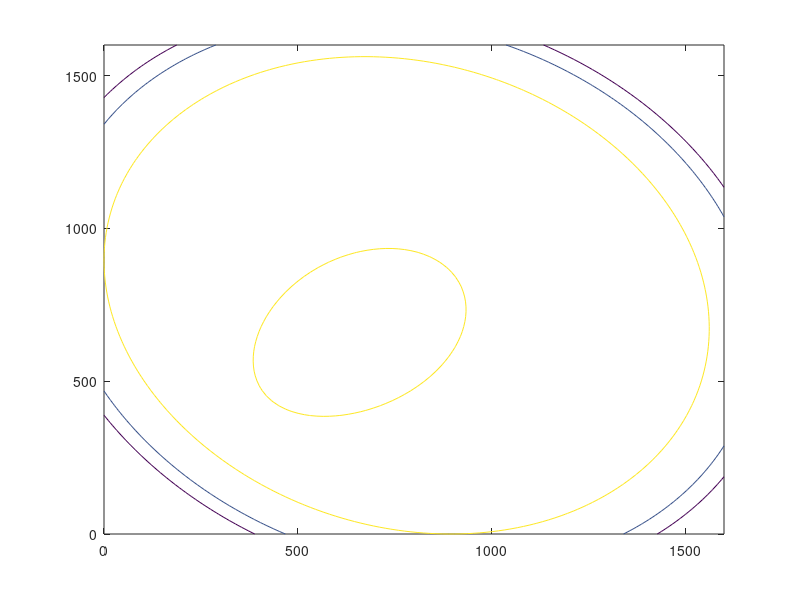

Write the MATLAB code that produced this figure.
n=100;
x=linspace(0,1600,n);
y=linspace(0,1600,n);
h=zeros(n,n);



for i=1:length(x)
    for j=1:length(x)
       h(i,j)=(5000-0.005*(x(i)*x(i)+y(j)*y(j)+x(i)*y(j))+12.5*(x(i)+y(j)))*exp(-abs(0.000001*(x(i)*x(i)+y(j)*y(j))-0.0015*(x(i)+y(j))+0.7)); 
    end
end

xi=200;
yi=200;
h_start=(5000-0.005*(xi*xi+yi*yi+xi*yi)+12.5*(xi+yi))*exp(-abs(0.000001*(xi*xi+yi*yi)-0.0015*(xi+yi)+0.7)); 

xi=1400;
yi=1400;
h_end =(5000-0.005*(xi*xi+yi*yi+xi*yi)+12.5*(xi+yi))*exp(-abs(0.000001*(xi*xi+yi*yi)-0.0015*(xi+yi)+0.7)); 

contour(x,y,h,[h_start,10396.44998726596,h_end])

%contour(x,y,h,50)

